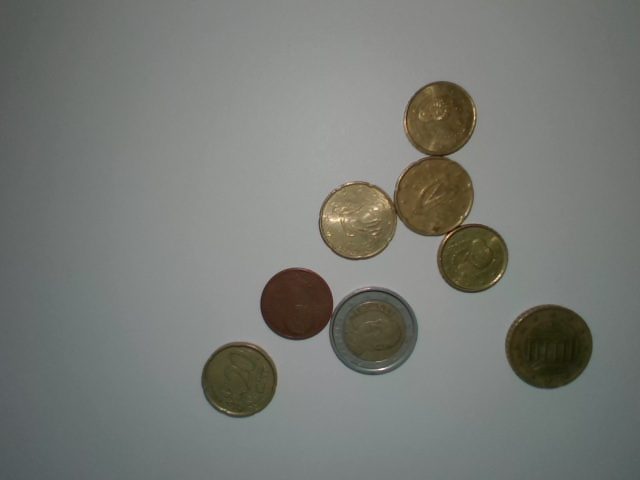
#> input picture projects/money_counter/imagenes/image_12.jpg, 640 x 480 px; its folder holds 4 pictures in this run
$ jupyter execute watershed_3.ipynb
#> lines starting #> are read from the running program, lines starting #| are printed output that depends on the picture; after the words box and inside, x2 and y2 are one past the last pixel; in counts of white or black regions, pixels touching at a corner belong together
[cell 1]
import os
import cv2
import numpy as np
import pandas as pd
import matplotlib.pyplot as plt
from glob import glob

## Inicio
Abrir imagen

[cell 2]
img_files = glob('imagenes/*jpg')

img_num = 3
img_n = os.path.basename(img_files[img_num]).split('.')[0]
print(img_n)

img = cv2.imread(f'imagenes/{img_n}.jpg')
#> img is the input picture: shape (480, 640, 3); mean B, G, R 116.7, 121.5, 119.2

f, ax = plt.subplots(figsize=(6, 6))
ax.imshow(cv2.cvtColor(img, cv2.COLOR_BGR2RGB))
ax.axis('off')
plt.show()

# Grayscale
gray = cv2.cvtColor(img, cv2.COLOR_BGR2GRAY)

# Threshold using OTSU
_, thresh = cv2.threshold(gray,100,255,cv2.THRESH_BINARY_INV)
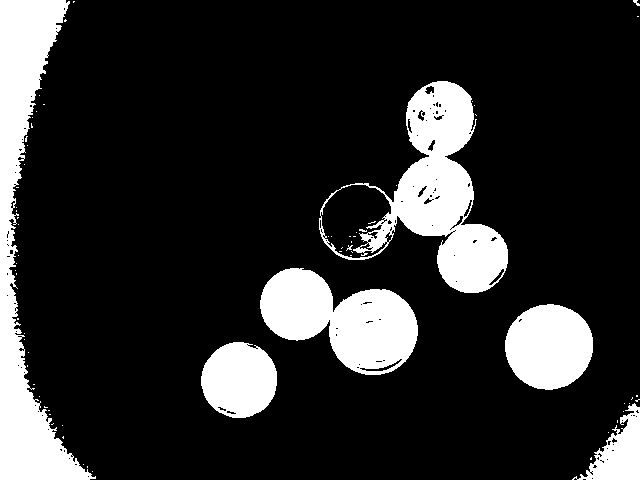
#> thresh: shape (480, 640); 17.2% white; 69 white regions (62 under 20 px), largest, box (x1, y1, x2, y2) and area: (0, 0, 96, 480) 16104, (319, 81, 508, 293) 13738, (260, 268, 418, 375) 10085
f, ax = plt.subplots(figsize=(6, 6))
ax.imshow(cv2.cvtColor(thresh, cv2.COLOR_BGR2RGB))
ax.axis('off')
plt.show()

[cell 3]
# noise removal
kernel = np.ones((3,3), np.uint8)
opening = cv2.morphologyEx(thresh, cv2.MORPH_OPEN,kernel, iterations = 2)
#> opening: shape (480, 640); 16.3% white; 11 white regions, largest, box (x1, y1, x2, y2) and area: (0, 0, 90, 480) 15321, (260, 268, 418, 370) 9868, (386, 81, 474, 236) 8628
f, ax = plt.subplots(figsize=(6, 6))
ax.imshow(cv2.cvtColor(opening, cv2.COLOR_BGR2RGB))
ax.axis('off')
plt.show()

[cell 4]
sure_bg = cv2.dilate(opening, kernel, iterations=3)
#> sure_bg: shape (480, 640); 19.5% white; 6 white regions, box (x1, y1, x2, y2) and area: (0, 0, 93, 480) 17408, (359, 78, 511, 296) 15934, (257, 265, 421, 373) 11716, (502, 301, 596, 393) 6963, (198, 339, 280, 421) 5347, (583, 403, 640, 480) 2508
f, ax = plt.subplots(figsize=(6, 6))
ax.imshow(cv2.cvtColor(sure_bg, cv2.COLOR_BGR2RGB))
ax.axis('off')
plt.show()

[cell 5]
dist_transform = cv2.distanceTransform(opening, cv2.DIST_L2,5)
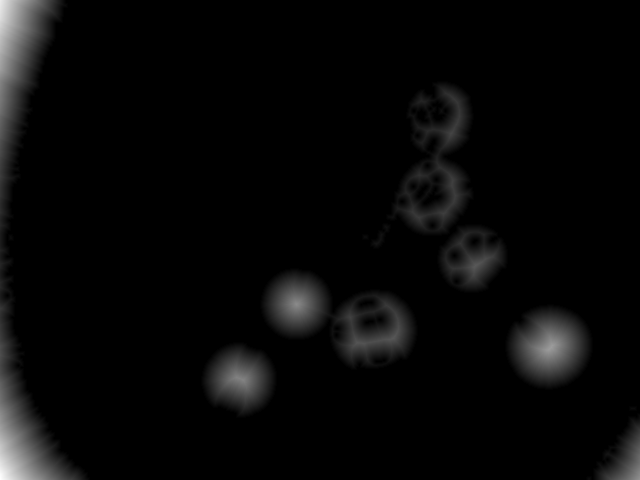
#> dist_transform: shape (480, 640) float32; min 0, max 65.91, mean 2.1; drawn with min black and max white
ret, sure_fg = cv2.threshold(dist_transform, 0.7 * dist_transform.max(), 255, 0)
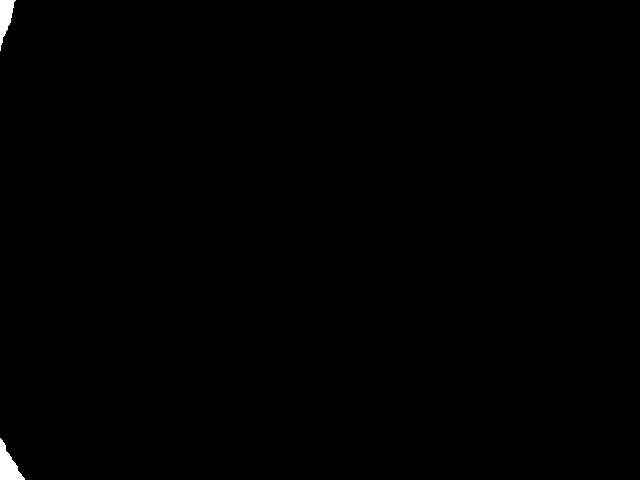
#> sure_fg: shape (480, 640) float32; 0.31% white; 2 white regions, box (x1, y1, x2, y2) and area: (0, 438, 25, 480) 532, (0, 0, 16, 51) 423
#> ret = 46.13

f, ax = plt.subplots(figsize=(6, 6))
im = ax.imshow(dist_transform, cmap='jet')
ax.axis('off')
cbar = f.colorbar(im, fraction=.03, pad=0.04)
# cbar.ax.tick_params(labelsize=0)
# cbar.set_ticks([])
plt.show()
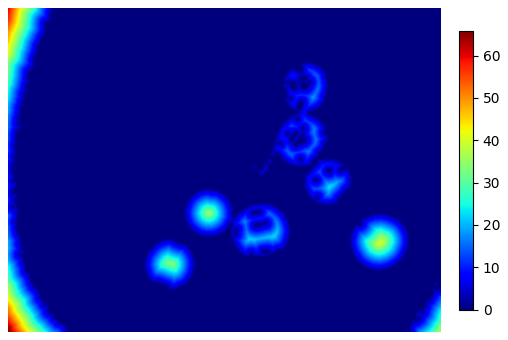
#> figure drawn by matplotlib, 2 panels

[cell 6]
sure_fg = np.uint8(sure_fg)
unknown = cv2.subtract(sure_bg, sure_fg)
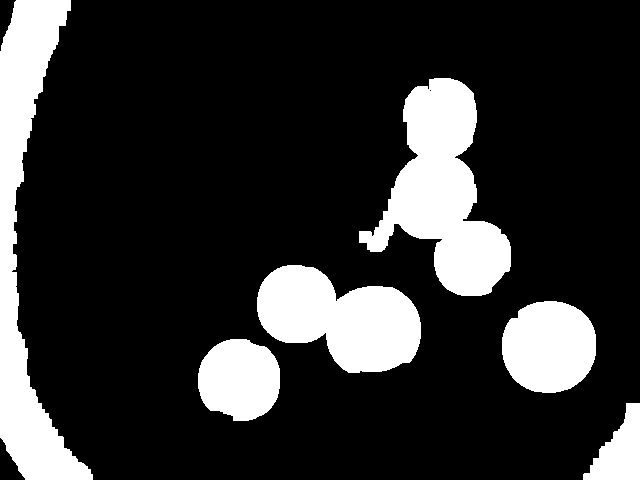
#> unknown: shape (480, 640); 19.2% white; 6 white regions, box (x1, y1, x2, y2) and area: (0, 0, 93, 480) 16453, (359, 78, 511, 296) 15934, (257, 265, 421, 373) 11716, (502, 301, 596, 393) 6963, (198, 339, 280, 421) 5347, (583, 403, 640, 480) 2508

f, ax = plt.subplots(1,3, figsize=(10, 6))
ax[0].imshow(sure_fg, cmap='gray')
ax[0].axis('off')
ax[0].set_title('sure_fg')
ax[1].imshow(sure_bg, cmap='gray')
ax[1].axis('off')
ax[1].set_title('sure_bg')
ax[2].imshow(unknown, cmap='gray')
ax[2].axis('off')
ax[2].set_title('unknown')
plt.show()

[cell 7]
ret, markers = cv2.connectedComponents(sure_fg)
#> markers: shape (480, 640) int32; 3 distinct labels, from 0 to 2
#> ret = 3

# Add one to all labels so that sure background is not 0, but 1
markers = markers+1
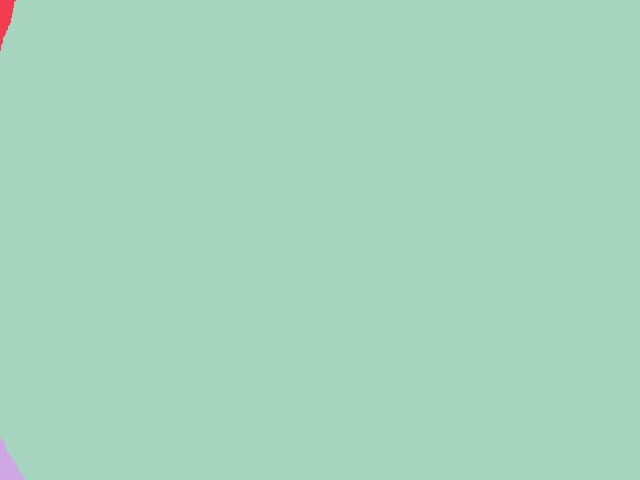
#> markers: shape (480, 640) int32; 3 distinct labels, from 1 to 3; one colour per label, 0 black

# Now, mark the region of unknown with zero
markers[unknown==255] = 0
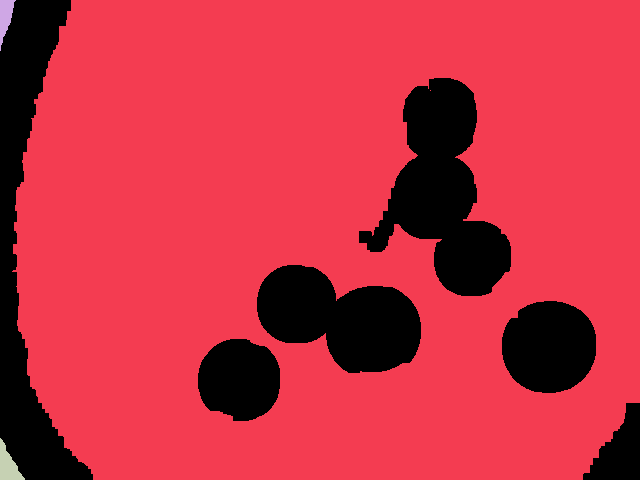
#> markers: shape (480, 640) int32; 4 distinct labels, from 0 to 3; one colour per label, 0 black

f, ax = plt.subplots(figsize=(6, 6))
im = ax.imshow(markers, cmap='jet', interpolation='nearest')
f.colorbar(im, ax=ax, label='Label', ticks=np.arange(markers.max() + 1), fraction=.03, pad=0.04)
ax.axis('off')
plt.show()
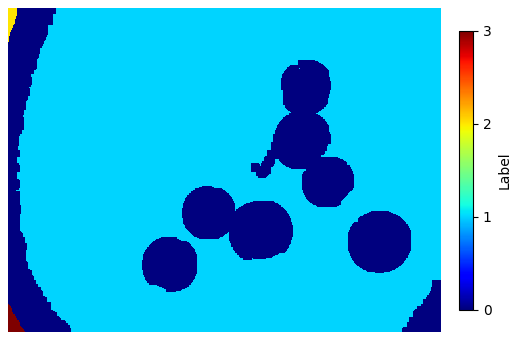
#> figure drawn by matplotlib, 2 panels

[cell 8]
markers = cv2.watershed(img,markers)
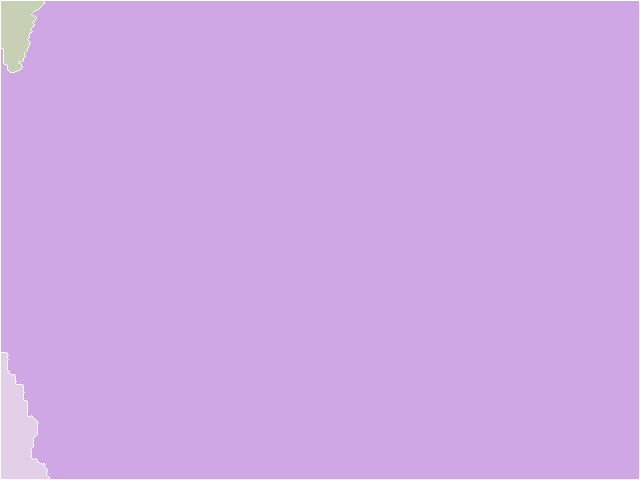
#> markers: shape (480, 640) int32; 4 distinct labels, from -1 to 3; one colour per label, 0 black, -1 white
img[markers == -1] = [255,0,0]
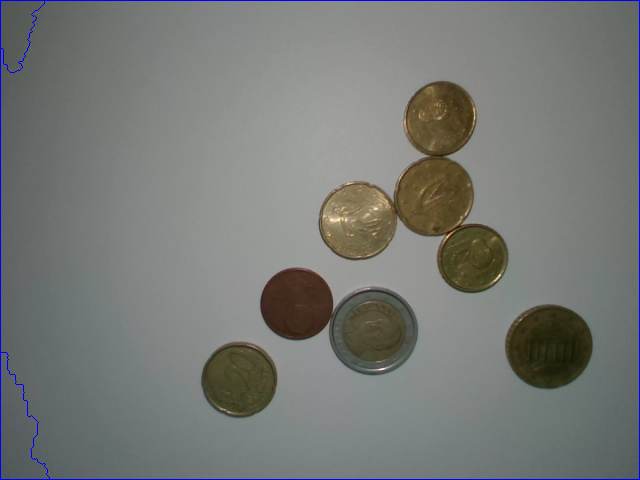
#> img: shape (480, 640, 3); 0.82% of pixels changed, all inside (x1, y1, x2, y2) = (0, 0, 640, 480)

f, ax = plt.subplots(figsize=(6, 6))
ax.imshow(img)
ax.axis('off')
plt.show()
